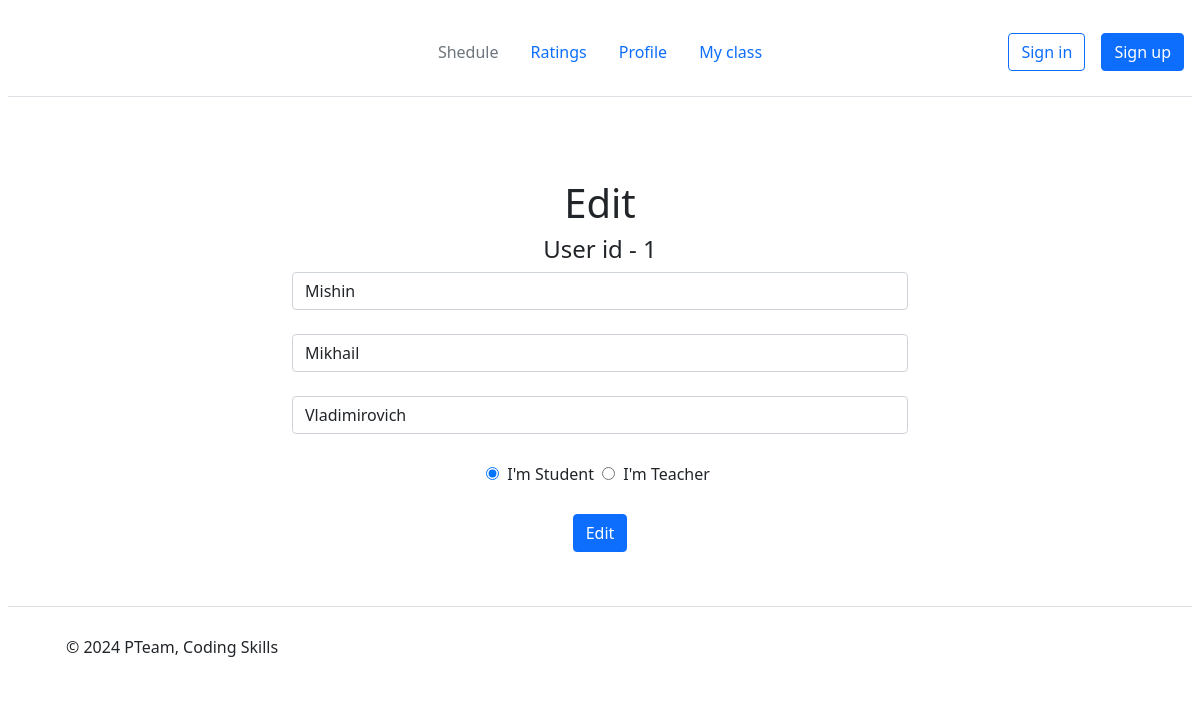
Screenshot of /profile/edit/1 (signed in) with the database file from the repository.
### models.py (models this page shows)
class Users(db.Model):
    user_id = db.Column(db.Integer, primary_key=True)
    name = db.Column(db.String(20), nullable=False)
    surname = db.Column(db.String(20), nullable=False)
    fatname = db.Column(db.String(20), nullable=False)
    password = db.Column(db.String(20), nullable=False)
    is_teacher = db.Column(db.Boolean, default=False)
    is_student = db.Column(db.Boolean, default=False)
    is_admin = db.Column(db.Boolean, default=False)

### main.py (the view)
@app.route('/profile/edit/<int:user_id>', methods=['POST', 'GET'])  # Профиль
@login_required
def profile_edit(user_id):
    user = Users.query.filter_by(user_id=user_id).first()
    if request.method == 'POST':
        name = request.form['name']
        surname = request.form['surname']
        fatname = request.form['fatname']
        type_user = request.form.get('type_user')
        is_teacher = True if type_user == 'teacher' else False
        is_student = not is_teacher
        if not all((name, surname, fatname, type_user)):
            return render_template('profile_edit.html', user_id=user_id, name=user.name, surname=user.surname,
                                   fatname=user.fatname, is_student=is_student, is_teacher=is_teacher,
                                   clear_fields=True)
        if Users.query.filter_by(name=name, fatname=fatname, surname=surname):
            return render_template('profile_edit.html', user_id=user_id, name=user.name, surname=user.surname,
                                   fatname=user.fatname, is_student=is_student, is_teacher=is_teacher, user_exists=True)
        try:
            user.name = name
            user.surname = surname
            user.fatname = fatname
            user.is_student = is_student
            user.is_teacher = is_teacher
            db.session.commit()
            return render_template('notification.html', message=MESSAGE_LIST[3965], message_id=3965,
                                   url=f'/profile/{user_id}', text='Back to profile', user_id=user_id)
        except Exception as e:
            print(e)
            return render_template('notification.html', message=MESSAGE_LIST[4898], message_id=4898,
                                   url=f'/profile/{user_id}', text='Back to profile', user_id=user_id)
    else:
        if user:
            is_student = user.is_student
            is_teacher = user.is_teacher
            return render_template('profile_edit.html', user_id=user_id, name=user.name, surname=user.surname,
                                   fatname=user.fatname, is_student=is_student, is_teacher=is_teacher)
        else:
            return render_template('notification.html', message=MESSAGE_LIST[5633], message_id=5633, url=f'/{user_id}',
                                   text='To main', user_id=user_id)

### UserLogin.py (called while the page is built)
    def fromDB(self, user_id, db):
        myusers = db.query.all()
        for user1 in myusers:
            if user_id == user1.user_id:
                self.__user = user1
        return self

### main.py (called while the page is built)
@login_manager.user_loader
def load_user(user_id):
    return UserLogin().fromDB(user_id, Users)

### templates/profile_edit.html (shortened to what this page needs)
{% extends "base.html" %}
{% block body%}
<div class="prof-container">
    <div class="column">
        <div class="container">
            <div class="user-info">
                <div class="container mt-5">
                    <h1>Edit</h1>
                    <h4>User id - {{user_id}}</h4>
                    <form method="post">
                        <input type="text" name="surname" class="form-control" placeholder="Enter surname"
                               value="{{surname}}"><br>
                        <input type="text" name="name" class="form-control" placeholder="Enter name"
                               value="{{name}}"><br>
                        <input type="text" name="fatname" class="form-control" placeholder="Enter fatname"
                               value="{{fatname}}"><br>
                        {% if is_student %}
                        <input type="radio" id="student" name="type_user" value="student" checked>
                        <label for="option1">I'm Student</label>
                        <input type="radio" id="teacher" name="type_user" value="teacher">
                        <label for="option2">I'm Teacher</label>
                        {% endif %}
                        <br><br>
                        <input type="submit" class="btn btn-primary" value="Edit">
                    </form>
                </div>
            </div>
        </div>
    </div>
</div>
{% endblock %}

### static/style.css (style rules this page uses)
* { margin: 4px; }
.container { text-align: center; }
.column { flex: 2px; margin: 10px; }
.prof-container { display: flex; width: 700px; margin: auto; justify-content: space-between; }
.user-info { margin-bottom: 20px; }

### rows the page displays
Users: surname "Mishin", name "Mikhail", fatname "Vladimirovich"

### other values shown
{{ user_id }} "1"
